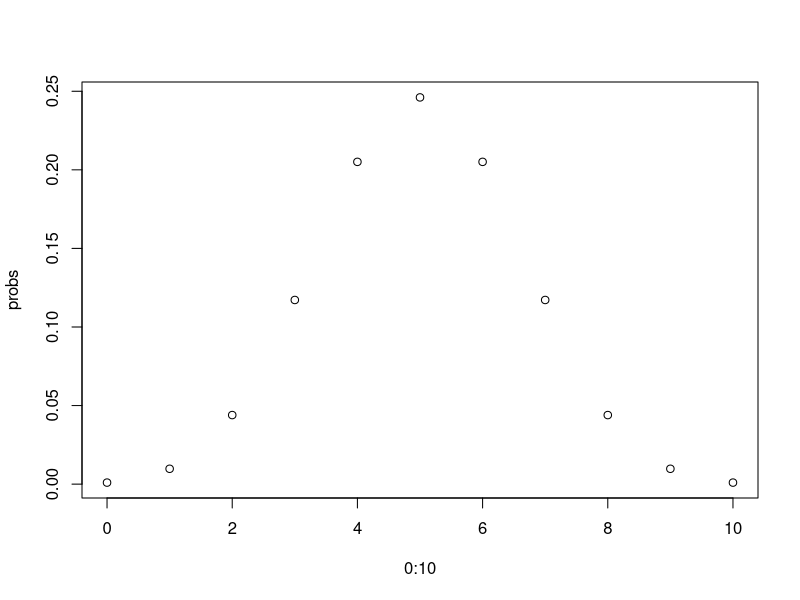
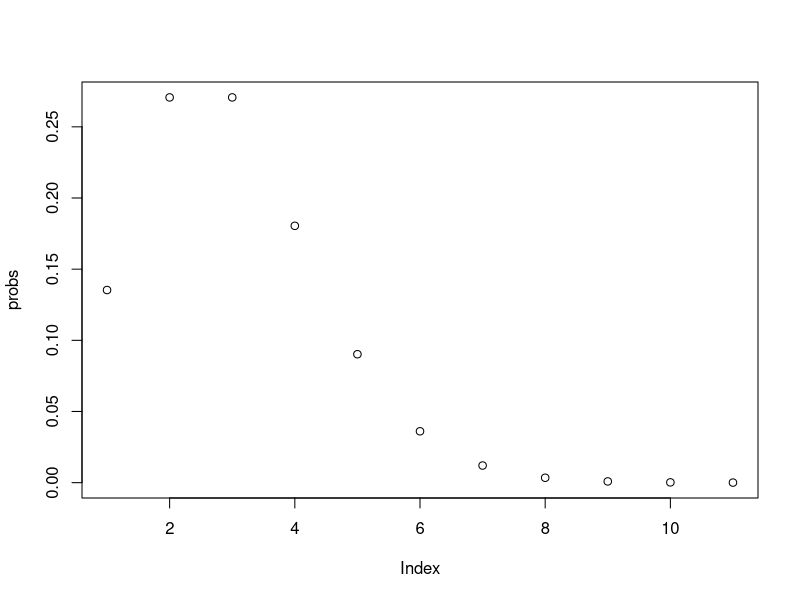

The R script that drew these images, in order:
######Probabiloty distributions

#rbinom() to randomly drawing from values form a ...
rbinom(n= 100, size = 10, prob = 0.5) #n is the nimber of draws and size the possible outcomes
#it gives the number of successes in each draws

#pbinom() to compute the cumulative probability function (x smaller or equal than..)
#probability of x<=2 (probability there might be at most 2 success)
dbinom(x = 0, size = 10, prob = 0.5) +
dbinom(x = 1, size = 10, prob = 0.5) +
dbinom(x = 2, size = 10, prob = 0.5)

sum(dbinom(x = 0:2, size = 10, prob = 0.5))

pbinom(q = 2,size = 10, prob = 0.5)

#dbinom() to compute the probability density/mass function (x equal to...)
#probability that in 10 trials there will be 5 occurences
dbinom(x = 5, size = 10, prob = 0.5)

probs=dbinom(x = 0:10, size = 10, prob = 0.5) 

plot(0:10,probs)

#qbinom() to compute a quantile (gives the quantile of the distribution

qbinom(p = 0.054, #probability such that x would be equal to
       size = 10,prob = 0.5)


######Poisson probability
#P(X>2) (that in 1 class there will be at least 2 occurencies)
#you have to do the opposite of this one so P(X<=1)
ppois(q = 1, lambda = 0.09) 
1-ppois(q = 1, lambda = 0.09)

#dpois is to compute the probability mass function
#probs that in a unit of time with a frequerncy of 0.09 will occure 1 event
dpois(x = 1, lambda = 0.09)

#rpois to compute a random generation from a poisson distr

rpois(n = 100, lambda = 0.4)

probs=dpois(x = 0:10, lambda = 2)

plot(probs)

#######EXERCISE 1###########

n=5
p=0.4

pbinom(q = 1, size = n, prob = p)
dbinom(x = 2:4, size = n, prob = p)
sum(dbinom(x = 2:4, size = n, prob = p))

##########EXERCISE 2##########à
lambda=2
dpois(x = 0, lambda = 2)

ppois(q = 1, lambda = 2)

1-ppois(q = 2, lambda = 2)
